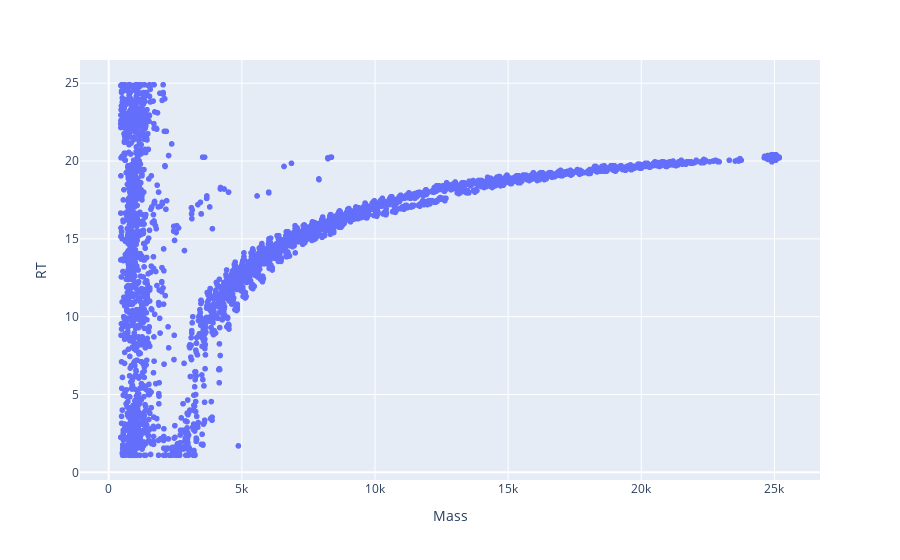

Write notebook code for a chart like this one.
### Code cell
df_src = df16.copy()
# df_src = df_chosen.copy()
plotly_zone(df_src)

### Figure 1 — Plotly figure (JSON) as saved in the notebook; plotly's stock layout.template omitted (floating-point values rounded to 4 significant figures; data arrays with more than 128 entries replaced by an {"elided": "..."} marker saying what was removed)
{"data": [{"hovertemplate": "Mass=%{x}<br>RT=%{y}<extra></extra>", "legendgroup": "", "marker": {"color": "#636efa", "symbol": "circle"}, "mode": "markers", "name": "", "showlegend": false, "type": "scattergl", "x": {"elided": "5217 float values"}, "xaxis": "x", "y": {"elided": "5217 float values"}, "yaxis": "y"}], "layout": {"legend": {"tracegroupgap": 0}, "margin": {"t": 60}, "xaxis": {"anchor": "y", "domain": [0, 1], "title": {"text": "Mass"}}, "yaxis": {"anchor": "x", "domain": [0, 1], "title": {"text": "RT"}}}}
